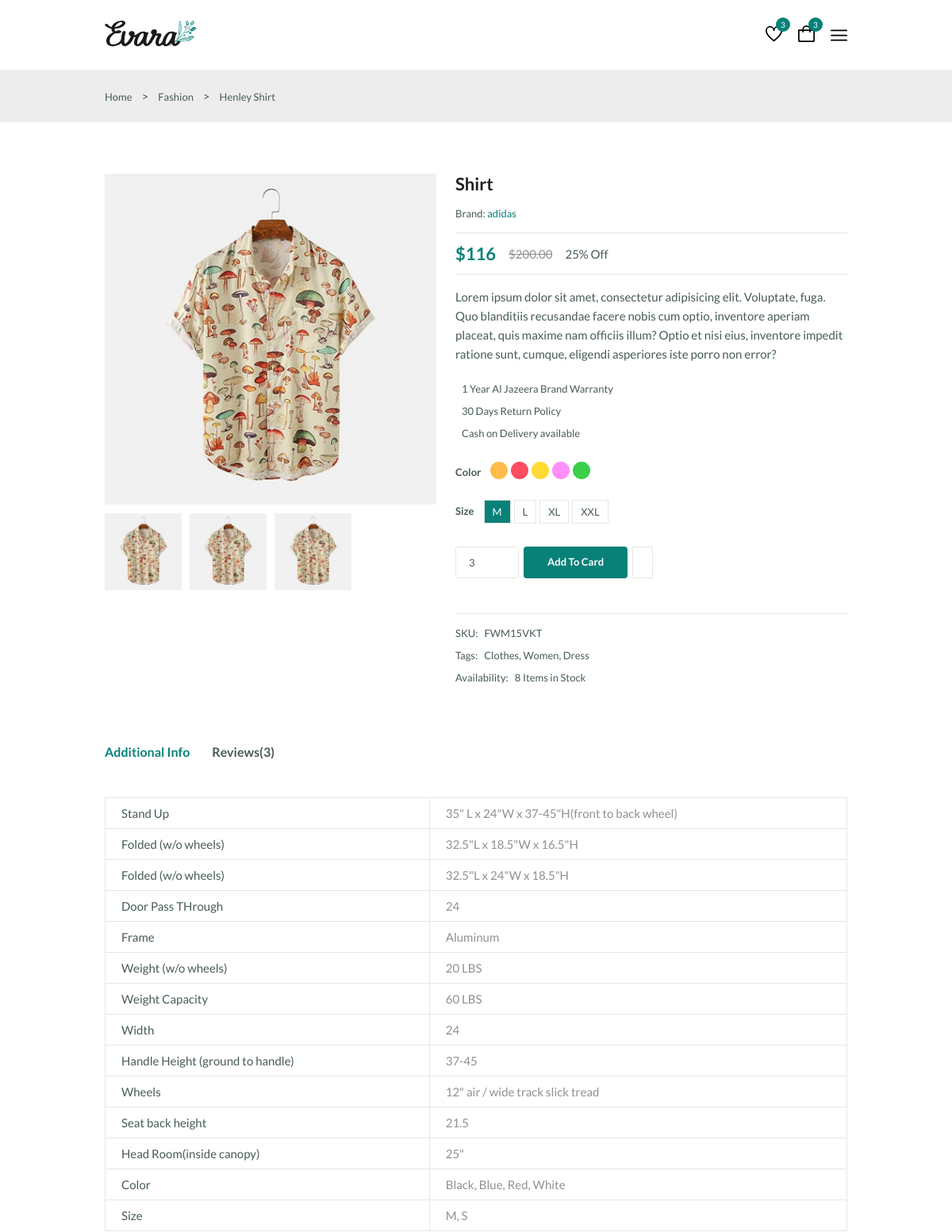
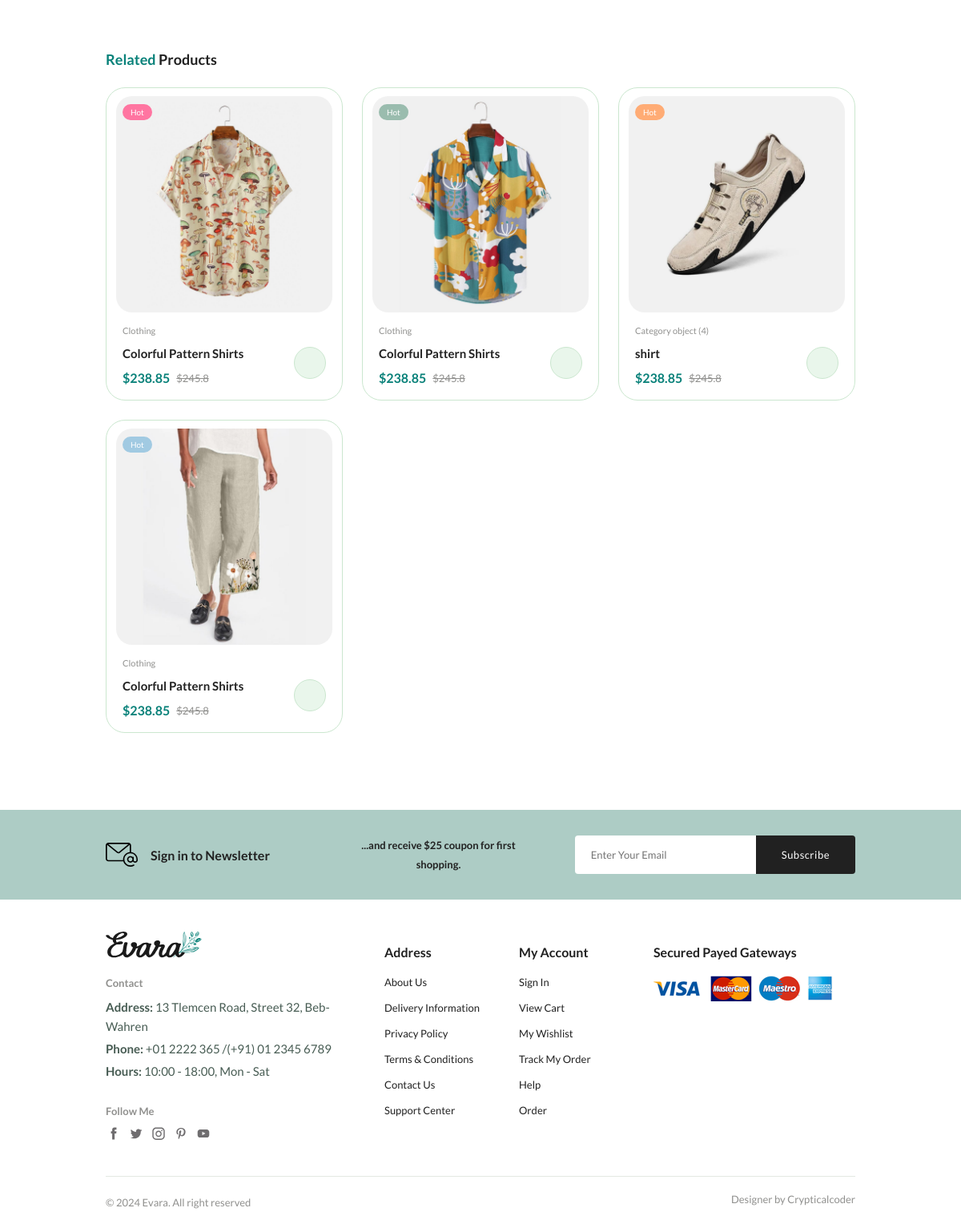
The page /details?pid=3 (signed in) on the database its author committed (2 pictures, top to bottom).
### myapp/models.py (models this page shows)
class Product(models.Model):
    category=models.ForeignKey(Category,on_delete=models.CASCADE)
    productname=models.CharField(max_length=100)
    price=models.IntegerField()
    qty=models.IntegerField(default=0)
    productImage=models.ImageField(upload_to='product')
    description=models.TextField()

class Category(models.Model):
    categoryname=models.CharField(max_length=100)
    categoryimage=models.ImageField(upload_to='category')

### myapp/views.py (the view)
# urls.py: path('details',details,name='details'),
@login_required(login_url="loginregister")
def details(request):
    product = Product.objects.get(pk=request.GET['pid'])
    return render(request,"details.html",{'product':product})

### myapp/templates/details.html (shortened to what this page needs)
{%extends 'base.html'%}
{%block 'body'%}
      <section class="breadcrumb">
        <ul class="breadcrumb__list flex container">
          <li><a href="index.html" class="breadcrumb__link">Home</a></li>
          <li>></li>
          <li><span class="breadcrumb__link">Fashion</span></li>
          <li>></li>
          <li><span class="breadcrumb__link">Henley Shirt</span></li>
        </ul>
      </section>
      <section class="details section--lg">
        <div class="details__container container grid">
          <div class="details__group">
            <img
              src="media/{{product.productImage}}"
              alt=""
              class="details__img"
            />
            <div class="details__small-images grid">
              <img
                src="media/{{product.productImage}}"
                alt=""
                class="details__small-img"
              />
              <img
                src="media/{{product.productImage}}"
                alt=""
                class="details__small-img"
              />
              <img
                src="media/{{product.productImage}}"
                alt=""
                class="details__small-img"
              />
            </div>
          </div>
          <div class="details__group">
            <h3 class="details__title">{{product.productname| title}}</h3>
            <p class="details__brand">Brand: <span>adidas</span></p>
            <div class="details__price flex">
              <span class="new__price">$116</span>
              <span class="old__price">$200.00</span>
              <span class="save__price">25% Off</span>
            </div>
            <p class="short__description">
              Lorem ipsum dolor sit amet, consectetur adipisicing elit.
              Voluptate, fuga. Quo blanditiis recusandae facere nobis cum optio,
              inventore aperiam placeat, quis maxime nam officiis illum? Optio
              et nisi eius, inventore impedit ratione sunt, cumque, eligendi
              asperiores iste porro non error?
            </p>
            <ul class="products__list">
              <li class="list__item flex">
                 1 Year Al Jazeera Brand Warranty
              </li>
              <li class="list__item flex">
                 30 Days Return Policy
              </li>
              <li class="list__item flex">
                 Cash on Delivery available
              </li>
            </ul>
            <div class="details__color flex">
              <span class="details__color-title">Color</span>
              <ul class="color__list">
                <li>
                  <a
                    href="#"
                    class="color__link"
                    style="background-color: hsl(37, 100%, 65%)"
                  ></a>
                </li>
                <li>
                  <a
                    href="#"
                    class="color__link"
                    style="background-color: hsl(353, 100%, 65%)"
                  ></a>
                </li>
                <li>
                  <a
                    href="#"
                    class="color__link"
                    style="background-color: hsl(49, 100%, 60%)"
                  ></a>
                </li>
                <li>
                  <a
                    href="#"
                    class="color__link"
                    style="background-color: hsl(304, 100%, 78%)"
                  ></a>
                </li>
                <li>
                  <a
                    href="#"
                    class="color__link"
                    style="background-color: hsl(126, 61%, 52%)"
                  ></a>
                </li>
              </ul>
            </div>
            <div class="details__size flex">
              <span class="details__size-title">Size</span>
              <ul class="size__list">
                <li>
                  <a href="#" class="size__link size-active">M</a>
                </li>
                <li>
                  <a href="#" class="size__link">L</a>
                </li>
                <li>
                  <a href="#" class="size__link">XL</a>
                </li>
                <li>
                  <a href="#" class="size__link">XXL</a>
                </li>
              </ul>
            </div>
            <div class="details__action">
              <input type="number" class="quantity" value="3" />
              <a href="#" class="btn btn--sm">Add To Card</a>
              <a href="#" class="details__action-btn">
              </a>
            </div>
            <ul class="details__meta">
              <li class="meta__list flex"><span>SKU:</span>FWM15VKT</li>
              <li class="meta__list flex">
                <span>Tags:</span>Clothes, Women, Dress
              </li>
              <li class="meta__list flex">
                <span>Availability:</span>8 Items in Stock
              </li>
            </ul>
          </div>
        </div>
      </section>
      <section class="details__tab container">
        <div class="detail__tabs">
          <span class="detail__tab active-tab" data-target="#info">
            Additional Info
          </span>
          <span class="detail__tab" data-target="#reviews">Reviews(3)</span>
        </div>
        <div class="details__tabs-content">
          <div class="details__tab-content active-tab" content id="info">
            <table class="info__table">
              <tr>
                <th>Stand Up</th>
                <td>35" L x 24"W x 37-45"H(front to back wheel)</td>
              </tr>
              <tr>
                <th>Folded (w/o wheels)</th>
                <td>32.5"L x 18.5"W x 16.5"H</td>
              </tr>
              <tr>
                <th>Folded (w/o wheels)</th>
                <td>32.5"L x 24"W x 18.5"H</td>
              </tr>
              <tr>
                <th>Door Pass THrough</th>
                <td>24</td>
              </tr>
              <tr>
                <th>Frame</th>
                <td>Aluminum</td>
              </tr>
              <tr>
                <th>Weight (w/o wheels)</th>
                <td>20 LBS</td>
              </tr>
              <tr>
                <th>Weight Capacity</th>
                <td>60 LBS</td>
              </tr>
              <tr>
                <th>Width</th>
                <td>24</td>
              </tr>
              <tr>
                <th>Handle Height (ground to handle)</th>
                <td>37-45</td>
              </tr>
              <tr>
                <th>Wheels</th>
                <td>12" air / wide track slick tread</td>
              </tr>
              <tr>
                <th>Seat back height</th>
                <td>21.5</td>
              </tr>
              <tr>
                <th>Head Room(inside canopy)</th>
                <td>25"</td>
              </tr>
              <tr>
                <th>Color</th>
                <td>Black, Blue, Red, White</td>
              </tr>
              <tr>
                <th>Size</th>
                <td>M, S</td>
              </tr>
            </table>
          </div>
        </div>
      </section>
      <section class="products container section--lg">
        <h3 class="section__title"><span>Related</span> Products</h3>
        <div class="products__container grid">
          <div class="product__item">
            <div class="product__banner">
              <a href="details.html" class="product__images">
              </a>
              <div class="product__badge light-pink">Hot</div>
            </div>
            <div class="product__content">
              <span class="product__category">Clothing</span>
              <a href="details.html">
                <h3 class="product__title">Colorful Pattern Shirts</h3>
              </a>
              <div class="product__price flex">
                <span class="new__price">$238.85</span>
                <span class="old__price">$245.8</span>
              </div>
              <a
                href="#"
                class="action__btn cart__btn"
                aria-label="Add To Cart"
              >
              </a>
            </div>
          </div>
          <div class="product__item">
            <div class="product__banner">
              <a href="details.html" class="product__images">
              </a>
              <div class="product__badge light-green">Hot</div>
            </div>
            <div class="product__content">
              <span class="product__category">Clothing</span>
              <a href="{%url 'details'%}">
                <h3 class="product__title">Colorful Pattern Shirts</h3>
              </a>
              <div class="product__price flex">
                <span class="new__price">$238.85</span>
                <span class="old__price">$245.8</span>
              </div>
              <a
                href="#"
                class="action__btn cart__btn"
                aria-label="Add To Cart"
              >
              </a>
            </div>
          </div>
          <div class="product__item">
            <div class="product__banner">
              <a href="{%url 'details'%}" class="product__images">
              </a>
              <div class="product__badge light-orange">Hot</div>
            </div>
            <div class="product__content">
              <span class="product__category">{{product.category}}</span>
              <a href="{%url 'details'%}">
                <h3 class="product__title">{{product.productname}}</h3>
              </a>
              <div class="product__price flex">
                <span class="new__price">$238.85</span>
                <span class="old__price">$245.8</span>
              </div>
              <a
                href="#"
                class="action__btn cart__btn"
                aria-label="Add To Cart"
              >
              </a>
            </div>
          </div>
          <div class="product__item">
            <div class="product__banner">
              <a href="{%url 'details'%}" class="product__images">
              </a>
              <div class="product__badge light-blue">Hot</div>
            </div>
            <div class="product__content">
              <span class="product__category">Clothing</span>
              <a href="{%url 'details'%}">
                <h3 class="product__title">Colorful Pattern Shirts</h3>
              </a>
              <div class="product__price flex">
                <span class="new__price">$238.85</span>
                <span class="old__price">$245.8</span>
              </div>
              <a
                href="#"
                class="action__btn cart__btn"
                aria-label="Add To Cart"
              >
              </a>
            </div>
          </div>
        </div>
      </section>
     {%endblock 'body'%}

### rows shown on the page
Product: productImage (picture), productname "Shirt", category "Category object (4)", productname "shirt"
